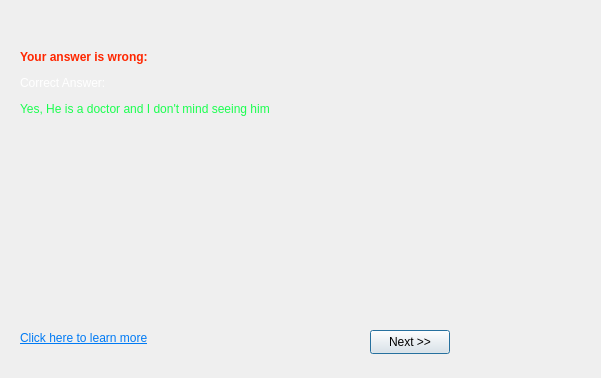
<?xml version="1.0" encoding="UTF-8"?>
<ui version="4.0">
 <class>question7correctans</class>
 <widget class="QDialog" name="question7correctans">
  <property name="geometry">
   <rect>
    <x>0</x>
    <y>0</y>
    <width>601</width>
    <height>378</height>
   </rect>
  </property>
  <property name="windowTitle">
   <string>Answer of Question 7</string>
  </property>
  <widget class="QLabel" name="label_2">
   <property name="geometry">
    <rect>
     <x>20</x>
     <y>50</y>
     <width>321</width>
     <height>81</height>
    </rect>
   </property>
   <property name="text">
    <string>&lt;html&gt;&lt;head/&gt;&lt;body&gt;&lt;p&gt;&lt;span style=&quot; font-weight:700; color:#ff2600;&quot;&gt;Your answer is wrong:&lt;/span&gt;&lt;/p&gt;&lt;p&gt;&lt;span style=&quot; color:#ffffff;&quot;&gt;Correct Answer: &lt;/span&gt;&lt;/p&gt;&lt;p&gt;&lt;span style=&quot; color:#1aff4f;&quot;&gt;Yes, He is a doctor and I don't mind seeing him&lt;/span&gt;&lt;br/&gt;&lt;/p&gt;&lt;/body&gt;&lt;/html&gt;</string>
   </property>
  </widget>
  <widget class="QPushButton" name="pushButton">
   <property name="geometry">
    <rect>
     <x>370</x>
     <y>330</y>
     <width>80</width>
     <height>24</height>
    </rect>
   </property>
   <property name="text">
    <string>Next &gt;&gt;</string>
   </property>
  </widget>
  <widget class="QLabel" name="label_3">
   <property name="geometry">
    <rect>
     <x>20</x>
     <y>140</y>
     <width>421</width>
     <height>151</height>
    </rect>
   </property>
   <property name="styleSheet">
    <string notr="true">border-image: url(:/qimage/img/question7ref.png);</string>
   </property>
   <property name="text">
    <string/>
   </property>
  </widget>
  <widget class="QLabel" name="label_4">
   <property name="geometry">
    <rect>
     <x>20</x>
     <y>330</y>
     <width>161</width>
     <height>16</height>
    </rect>
   </property>
   <property name="text">
    <string>&lt;html&gt;&lt;head/&gt;&lt;body&gt;&lt;p&gt;&lt;a href=&quot;https://www.cpedv.org/sites/main/files/file-attachments/how_to_be_an_effective_ally-lessons_learned_microaggressions.pdf&quot;&gt;&lt;span style=&quot; text-decoration: underline; color:#007af4;&quot;&gt;Click here to learn more&lt;/span&gt;&lt;/a&gt;&lt;/p&gt;&lt;/body&gt;&lt;/html&gt;</string>
   </property>
  </widget>
 </widget>
 <resources/>
 <connections/>
</ui>
